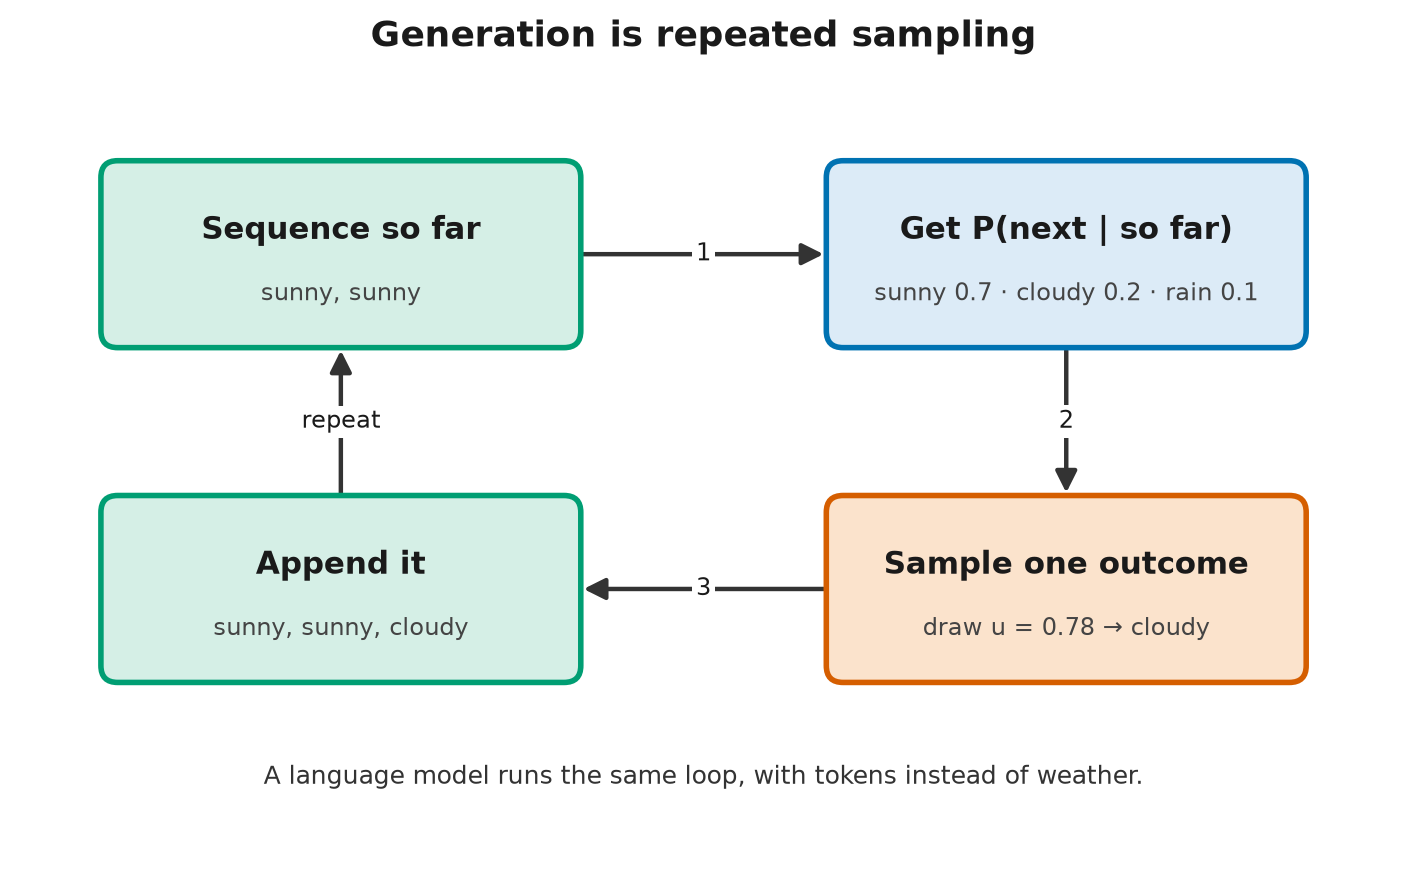

Reproduce this figure in Python.
"""Draw generation as repeated sampling: look up a distribution, sample, append, repeat.

Run:  python generation_loop.py

Expected output:
    wrote generation_loop.png
"""

import sys
from pathlib import Path

ROOT = next(p for p in Path(__file__).resolve().parents if (p / "shared").is_dir())
sys.path.insert(0, str(ROOT))

from shared.diagram_kit import Diagram  # noqa: E402

d = Diagram(title="Generation is repeated sampling", box_size=(3.4, 1.3))
d.box("so_far", 0, 2.4, "Sequence so far", subtitle="sunny, sunny", kind="data")
d.box("lookup", 5.2, 2.4, "Get P(next | so far)", subtitle="sunny 0.7 · cloudy 0.2 · rain 0.1")
d.box("sample", 5.2, 0, "Sample one outcome", subtitle="draw u = 0.78 → cloudy", kind="action")
d.box("append", 0, 0, "Append it", subtitle="sunny, sunny, cloudy", kind="data")
d.arrow("so_far", "lookup", label="1")
d.arrow("lookup", "sample", label="2")
d.arrow("sample", "append", label="3")
d.arrow("append", "so_far", label="repeat")
d.note(2.6, -1.35, "A language model runs the same loop, with tokens instead of weather.")

print("wrote", d.save(Path(__file__).with_suffix(".png")).name)
